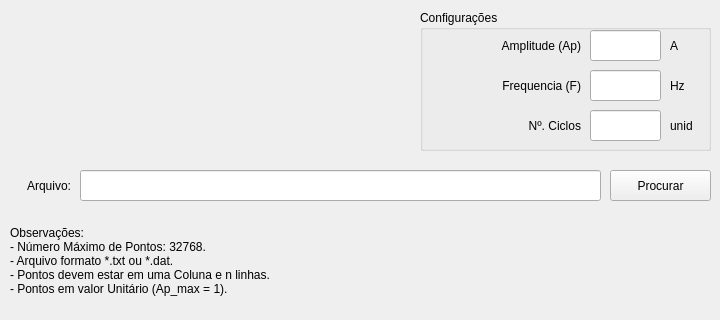
         <widget class="QWidget" name="tab_18">
          <attribute name="title">
           <string>Arbitrária</string>
          </attribute>
          <widget class="QLineEdit" name="Endereco_Curva_Arbitraria">
           <property name="geometry">
            <rect>
             <x>80</x>
             <y>170</y>
             <width>521</width>
             <height>31</height>
            </rect>
           </property>
           <property name="text">
            <string/>
           </property>
          </widget>
          <widget class="QLabel" name="label_108">
           <property name="geometry">
            <rect>
             <x>0</x>
             <y>170</y>
             <width>71</width>
             <height>31</height>
            </rect>
           </property>
           <property name="text">
            <string>Arquivo:</string>
           </property>
           <property name="alignment">
            <set>Qt::AlignRight|Qt::AlignTrailing|Qt::AlignVCenter</set>
           </property>
          </widget>
          <widget class="QPushButton" name="Procurar_Arquivo_Curva_Arbitraria">
           <property name="geometry">
            <rect>
             <x>610</x>
             <y>170</y>
             <width>101</width>
             <height>31</height>
            </rect>
           </property>
           <property name="text">
            <string>Procurar</string>
           </property>
           <property name="icon">
            <iconset>
             <normaloff>../../.designer/backup/imagens/find.png</normaloff>../../.designer/backup/imagens/find.png</iconset>
           </property>
           <property name="iconSize">
            <size>
             <width>20</width>
             <height>20</height>
            </size>
           </property>
          </widget>
          <widget class="QLabel" name="label_72">
           <property name="geometry">
            <rect>
             <x>10</x>
             <y>210</y>
             <width>351</width>
             <height>101</height>
            </rect>
           </property>
           <property name="font">
            <font>
             <italic>false</italic>
             <strikeout>false</strikeout>
            </font>
           </property>
           <property name="layoutDirection">
            <enum>Qt::LeftToRight</enum>
           </property>
           <property name="text">
            <string>Observações:
- Número Máximo de Pontos: 32768.
- Arquivo formato *.txt ou *.dat.
- Pontos devem estar em uma Coluna e n linhas.
- Pontos em valor Unitário (Ap_max = 1).</string>
           </property>
          </widget>
          <widget class="QGroupBox" name="groupBox_31">
           <property name="geometry">
            <rect>
             <x>420</x>
             <y>10</y>
             <width>291</width>
             <height>141</height>
            </rect>
           </property>
           <property name="title">
            <string>Configurações</string>
           </property>
           <widget class="QLineEdit" name="Amplitude_Curva_Arbitraria">
            <property name="geometry">
             <rect>
              <x>170</x>
              <y>20</y>
              <width>71</width>
              <height>31</height>
             </rect>
            </property>
           </widget>
           <widget class="QLineEdit" name="N_Ciclos_Curva_Arbitraria">
            <property name="geometry">
             <rect>
              <x>170</x>
              <y>100</y>
              <width>71</width>
              <height>31</height>
             </rect>
            </property>
            <property name="text">
             <string/>
            </property>
           </widget>
           <widget class="QLabel" name="label_109">
            <property name="geometry">
             <rect>
              <x>0</x>
              <y>20</y>
              <width>161</width>
              <height>31</height>
             </rect>
            </property>
            <property name="text">
             <string>Amplitude (Ap)</string>
            </property>
            <property name="alignment">
             <set>Qt::AlignRight|Qt::AlignTrailing|Qt::AlignVCenter</set>
            </property>
           </widget>
           <widget class="QLabel" name="label_111">
            <property name="geometry">
             <rect>
              <x>250</x>
              <y>20</y>
              <width>41</width>
              <height>31</height>
             </rect>
            </property>
            <property name="text">
             <string>A </string>
            </property>
           </widget>
           <widget class="QLabel" name="label_152">
            <property name="geometry">
             <rect>
              <x>0</x>
              <y>100</y>
              <width>161</width>
              <height>31</height>
             </rect>
            </property>
            <property name="text">
             <string>Nº. Ciclos</string>
            </property>
            <property name="alignment">
             <set>Qt::AlignRight|Qt::AlignTrailing|Qt::AlignVCenter</set>
            </property>
           </widget>
           <widget class="QLabel" name="label_154">
            <property name="geometry">
             <rect>
              <x>250</x>
              <y>60</y>
              <width>31</width>
              <height>31</height>
             </rect>
            </property>
            <property name="text">
             <string>Hz</string>
            </property>
           </widget>
           <widget class="QLineEdit" name="Frequencia_Curva_Arbitraria">
            <property name="geometry">
             <rect>
              <x>170</x>
              <y>60</y>
              <width>71</width>
              <height>31</height>
             </rect>
            </property>
            <property name="text">
             <string/>
            </property>
           </widget>
           <widget class="QLabel" name="label_156">
            <property name="geometry">
             <rect>
              <x>0</x>
              <y>60</y>
              <width>161</width>
              <height>31</height>
             </rect>
            </property>
            <property name="text">
             <string>Frequencia (F)</string>
            </property>
            <property name="alignment">
             <set>Qt::AlignRight|Qt::AlignTrailing|Qt::AlignVCenter</set>
            </property>
           </widget>
           <widget class="QLabel" name="label_158">
            <property name="geometry">
             <rect>
              <x>250</x>
              <y>100</y>
              <width>41</width>
              <height>31</height>
             </rect>
            </property>
            <property name="text">
             <string>unid</string>
            </property>
           </widget>
           <widget class="QLabel" name="label_162">
            <property name="geometry">
             <rect>
              <x>140</x>
              <y>260</y>
              <width>21</width>
              <height>31</height>
             </rect>
            </property>
            <property name="font">
             <font>
              <family>Symbol</family>
             </font>
            </property>
            <property name="text">
             <string>(t)</string>
            </property>
            <property name="alignment">
             <set>Qt::AlignRight|Qt::AlignTrailing|Qt::AlignVCenter</set>
            </property>
           </widget>
          </widget>
         </widget>
